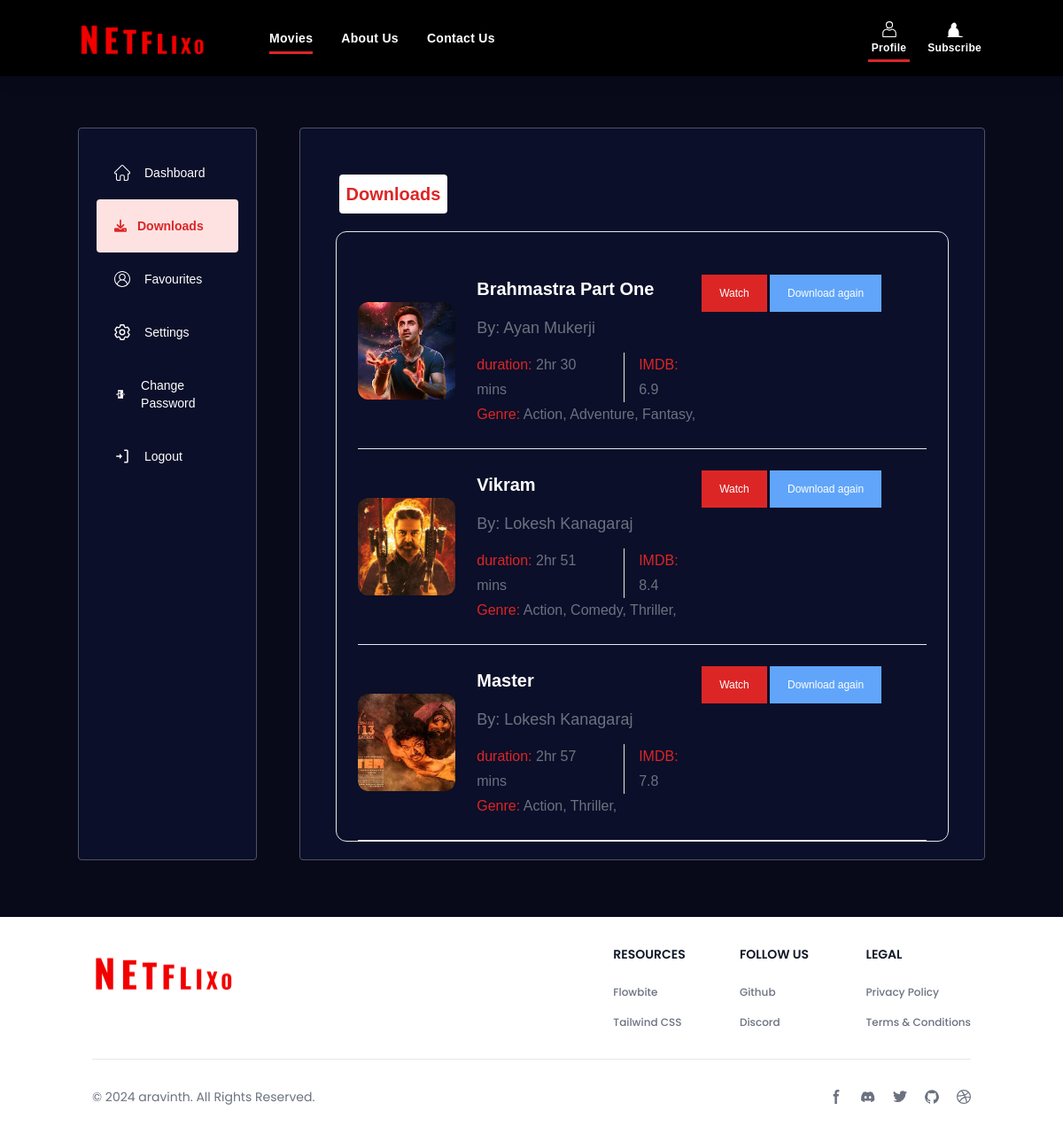
The page /user/profile (signed in) on the database its author committed.
### movie/models.py (models this page shows, shortened)
class Wishlist(models.Model):
    user = models.ForeignKey(User, on_delete=models.CASCADE)
    movie = models.ForeignKey(Movie, on_delete=models.CASCADE)
    added_at = models.DateTimeField(auto_now_add=True)  # Timestamp for when the movie was added
    class Meta:
        unique_together = ('user', 'movie')  # Ensure each user can only have one entry for each movie

class Movie(models.Model):
    name = models.CharField(max_length=200)
    title_logo = models.ImageField(upload_to='title_logo/', null=True, blank=True)
    image = models.ImageField(upload_to='movies/', null=True, blank=True)
    trailer = models.URLField(max_length=500, null=True, blank=True)
    genre = models.ManyToManyField('Genre')  # No on_delete for ManyToManyField
    quality = models.ManyToManyField('Quality')  # No on_delete for ManyToManyField
    year = models.PositiveIntegerField()
    duration = models.DurationField()  # Stores time duration, e.g., 2:30:00
    description = models.TextField()
    language = models.ManyToManyField('Language')  # No on_delete for ManyToManyField
    imdb_rating = models.DecimalField(max_digits=3, decimal_places=1)  # e.g., 8.5
    cast = models.ManyToManyField('Cast', related_name='movies')  # No on_delete for ManyToManyField
    director = models.ForeignKey(Cast, on_delete=models.CASCADE, blank=True, null=True)
    is_premium = models.BooleanField(default=False)
    def formatted_duration(self):
        total_seconds = int(self.duration.total_seconds())
        hours, remainder = divmod(total_seconds, 3600)
        minutes, _ = divmod(remainder, 60)
        return f"{hours}hr {minutes} mins"

class Cast(models.Model):
    name = models.CharField(max_length=100)
    image = models.ImageField(upload_to='cast/', null=True, blank=True)
    def __str__(self):
        return self.name

class Genre(models.Model):
    name = models.CharField(max_length=100)
    def __str__(self):
        return self.name

### accounts/views.py (the view)
# urls.py: path('profile', profile_view, name="profile" ),
@login_required
def profile_view(request):
    try:
        profile = Profile.objects.get(user=request.user)
        wishlist_items = Wishlist.objects.filter(user=request.user)
        download_items = Download.objects.filter(user=request.user)
    except Profile.DoesNotExist:
        profile = None
        print("Profile not found")
    context = {
        'profile': profile,
        'wishlist_items': wishlist_items,
        'download_items': download_items
    }
    return render(request, 'accounts/profile.html', context)

### accounts/context_processors.py (called while the page is built)
def profile(request):
    profile_image = None
    profile_instance = None
    if request.user.is_authenticated:
        try:
            profile_instance = Profile.objects.get(user=request.user)
            profile_image = profile_instance.avatar  # Accessing the avatar property
        except Profile.DoesNotExist:
            profile_image = None
    return {'profile': profile_instance, 'profile_image': profile_image}

def wishlist_count(request):
    wishlist_items = 0
    if request.user.is_authenticated:
        wishlist_items = Wishlist.objects.filter(user=request.user).count()
    return {'wishlist_items_count': wishlist_items}

def download_count(request):
    download_items = 0
    if request.user.is_authenticated:
        download_items = Download.objects.filter(user=request.user).count()
    return {'download_items_count': download_items}

def watch_movie_count(request):
    watch_movie_items = 0
    if request.user.is_authenticated:
        now = timezone.now()
        watch_movie_items = WatchHistory.objects.filter(
            user=request.user,
            watched_on__year=now.year,
            watched_on__month=now.month
        ).count()
    return {'watch_movie_items_count': watch_movie_items}

def is_subsciption(request):
    if request.user.is_authenticated:
        user = request.user
        subscription = UserSubscription.objects.filter(user=user).first()
        if subscription:
            end_date = subscription.end_date
            context = {
                'is_subscribed': True,
                'subscription':subscription,
            }
            return context
    return {'is_subscribed': False}

### accounts/models.py (called while the page is built)
    @property
    def avatar(self):
        try:
            avatar = self.image.url
        except:
            avatar = static('images/avatar.jpg')
        return avatar

    @property
    def email(self):
        return self.user.email

### accounts/templates/accounts/profile.html (shortened to what this page needs)
{% extends 'base.html' %}
{% load static %}
{% block content %}
<section class="container m-auto  gap-4 mt-36">
    <div class="flex flex-col md:flex-row gap-12  font-[sans-serif]">
        <ul class="w-full md:w-1/4 bg-[#0B0F29] rounded border border-gray-600 inline-block p-5">
            <li id="homeTab"
                class="tab flex items-center text-sm text-white hover:text-red-600 py-5 px-5 cursor-pointer transition-all">
                Dashboard
            </li>
            <li id="settingTab"
                class="tab flex items-center text-sm font-semibold bg-red-100 rounded text-red-600 hover:text-red-600 py-5 px-5 cursor-pointer transition-all">
                <i class="fas mr-3 fa-download"></i>
                Downloads
            </li>
            <li id="profileTab"
                class="tab flex items-center text-sm text-white hover:text-red-600 py-5 px-5 cursor-pointer transition-all">
                Favourites
            </li>
            <li id="inboxTab"
                class="tab flex items-center text-sm text-white hover:text-red-600 py-5 px-5 cursor-pointer transition-all">
                Settings
            </li>
            <a href="{% url 'account_reset_password'  %}">
            <li id="notificationTab"
                class="tab flex items-center text-sm text-white hover:text-red-600 py-5 px-5 cursor-pointer transition-all">
                <svg xmlns="http://www.w3.org/2000/svg" fill="currentColor" class="w-[18px] mr-4" viewBox="0 0 24 24">
                    <path d="M17 11V4H7v7H4v2h3v7h10v-7h3v-2h-3zm-5 5H8v-2h4v2zm0-3H8v-2h4v2zm6-1h-2v-2h2v2zm-5-3H8V7h4v2zm6 5h-2v-2h2v2z"/>
                </svg>
                Change Password
            </li>
            </a>
            <a href="{% url 'account_logout' %}">
            <li id="notificationTab"
                class="tab flex items-center text-sm text-white hover:text-red-600 py-5 px-5 cursor-pointer transition-all">
                <svg xmlns="http://www.w3.org/2000/svg" fill="currentColor" class="w-[18px] mr-4" viewBox="0 0 24 24">
                    <path d="M15 2v2h4v16h-4v2h4a2 2 0 002-2V4a2 2 0 00-2-2h-4zm-7 9H3v2h5v3l4-4-4-4v3z"/>
                </svg>
                Logout
            </li></a>
        </ul>
        <div class="w-full md:3/4 bg-[#0B0F29] rounded border border-gray-600 p-5">
            {% include "includes/downloads.html" %}
        </div>
    </div>
</section>
{% endblock %}

### accounts/templates/includes/downloads.html
<div id="settingContent" class="tab-content block mt-8">
        <h3 class="text-xl mx-6 font-bold text-red-600 my-5 bg-white p-2 rounded w-fit">Downloads</h3>
        <section class="relative">
            <div class="w-full max-w-7xl px-4 md:px-5 lg-6 mx-auto">
                <div class="main-box border border-gray-200 rounded-xl pt-6 max-w-xl max-lg:mx-auto lg:max-w-full">
                    <div class="w-full px-3 min-[400px]:px-6">
                        {% if wishlist_items %}
                        {% for item in wishlist_items %}
                        <a href="{% url "movie_view" item.movie.id %}">
                        <div class="flex flex-col lg:flex-row items-center py-6 border-b border-gray-200 gap-6 w-full">
                            <div class="img-box max-lg:w-full">
                                <img src="{{item.movie.image.url}}" alt="{{item.movie.name}}"
                                    class="aspect-square w-full lg:max-w-[140px] rounded-xl object-cover">
                            </div>
                            <div class="flex flex-row items-center w-full ">
                                <div class="grid grid-cols-1 lg:grid-cols-2 w-full">
                                    <div class="flex items-center">
                                        <div class="">
                                            <h2 class="font-semibold text-xl leading-8 text-white ck mb-3">
                                                {{item.movie.name}}</h2>
                                            <p class="font-normal text-lg leading-8 text-gray-500 mb-3 ">
                                                By: {{item.movie.director}}</p>
                                            <div class="flex items-center ">
                                                <p
                                                    class="font-medium text-base leading-7 text-red-600 pr-4 mr-4 border-r border-gray-200">
                                                    duration: <span class="text-gray-500">{{item.movie.formatted_duration}}</span></p>
                                                <p class="font-medium text-base leading-7 text-red-600 ">IMDB: <span
                                                        class="text-gray-500">{{item.movie.imdb_rating}}</span></p>
                                            </div>
                                            <p class="font-medium text-base leading-7 text-red-600 ">Genre:{% for genre in item.movie.genre.all %} <span
                                                class="text-gray-500">{{genre}}, </span>{% endfor %}</p>
                                        </div>
                                    </div>
                                    <div class="mt-5 md:mt-0">
                                    <a href="{% url "movie_view" item.movie.id  %}"><button class="py-3 px-5 bg-red-600 text-white">Watch</button></a>
                                    <a href="{% url 'download-movie' item.movie.id %}"><button class="py-3 px-5 bg-blue-400 text-white">Download again</button></a>
                                    </div>
                                </div>
                            </div>
                        </div>
                    </a>
                        {% endfor %}
                    </div>
                    {% else %}
                    <div class="flex flex-col lg:flex-row items-center py-6 border-b border-gray-200 gap-6 w-full">
                        <h2 class="text-lg ">Your Favourites list is empty</h2>
                    </div>
                    {% endif %}
                </div>
            </div>
        </section>
</div>

### static/css/style.css (style rules this page uses)
.body { background-color: #080A1A; }

### static/css/hero_section.css (style rules this page uses)
body { margin: 0; background-color: #000; color: #eee; font-family: Poppins; font-size: 12px; }

### rows shown on the page
Wishlist: movie.image (picture), movie.name "Brahmastra Part One", movie.director "Ayan Mukerji", movie.formatted_duration "2hr 30 mins", movie.imdb_rating "6.9"
Genre: name "Action"
Genre: name "Adventure"
Genre: name "Fantasy"
Wishlist: movie.image (picture), movie.name "Vikram", movie.director "Lokesh Kanagaraj", movie.formatted_duration "2hr 51 mins", movie.imdb_rating "8.4"
Genre: name "Comedy"
Genre: name "Thriller"
Wishlist: movie.image (picture), movie.name "Master", movie.director "Lokesh Kanagaraj", movie.formatted_duration "2hr 57 mins", movie.imdb_rating "7.8"
